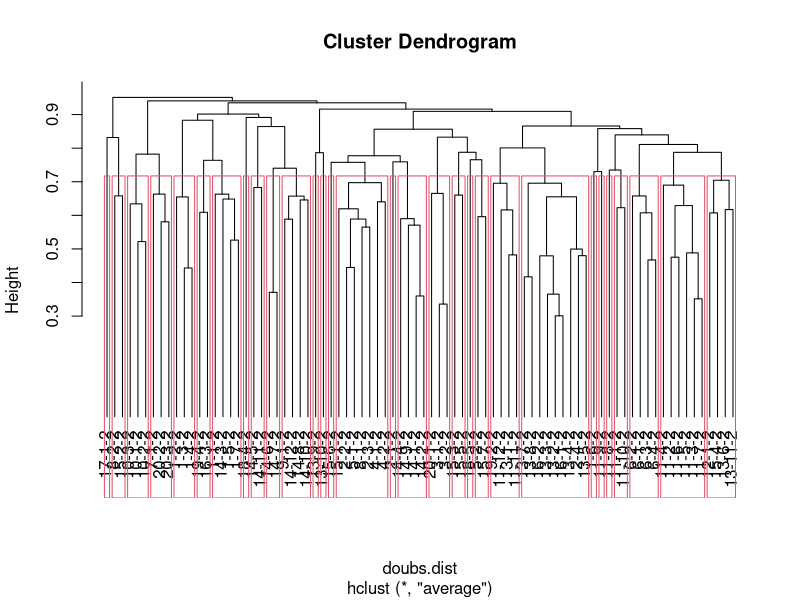
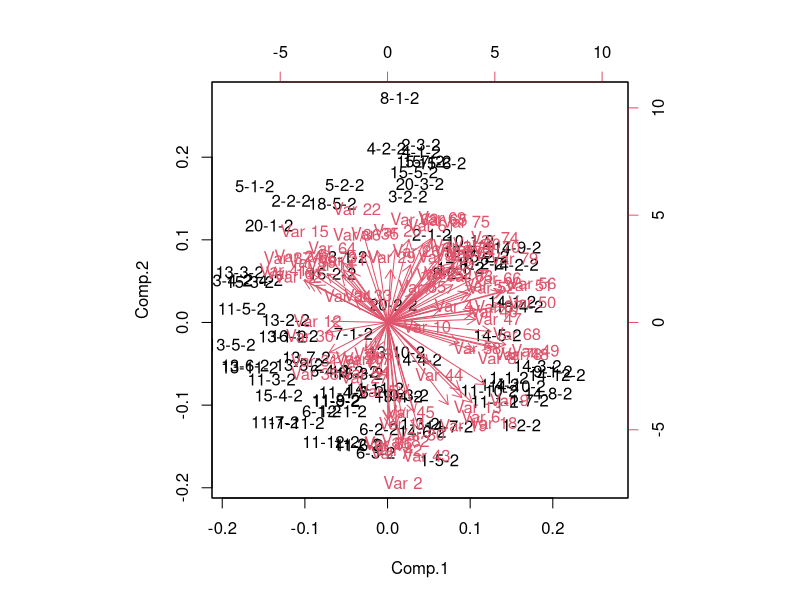
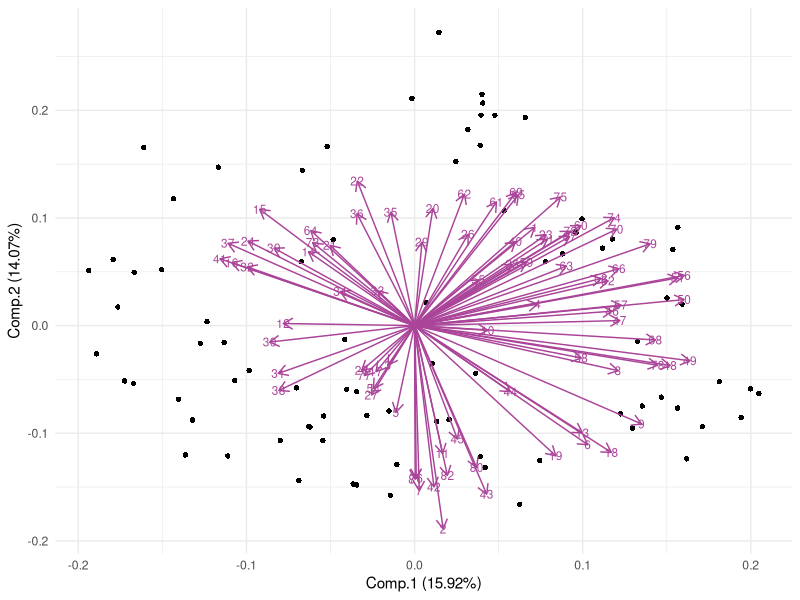
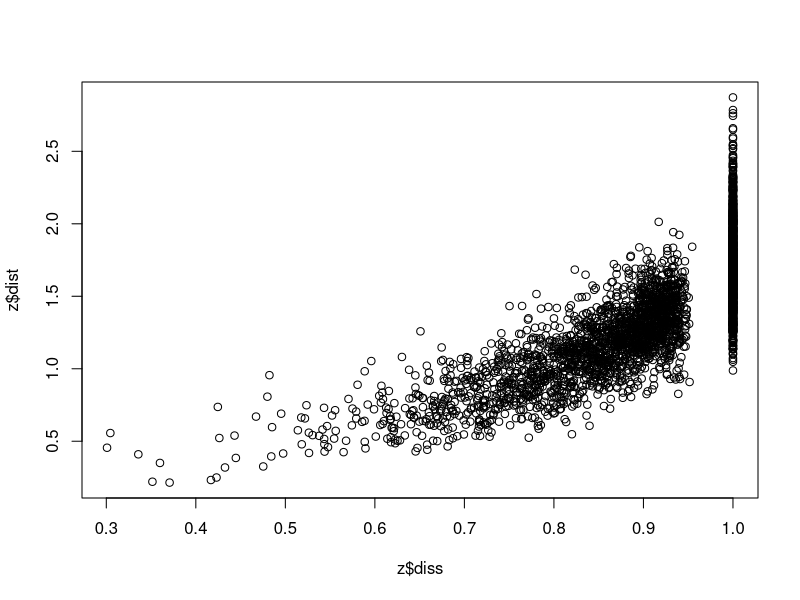
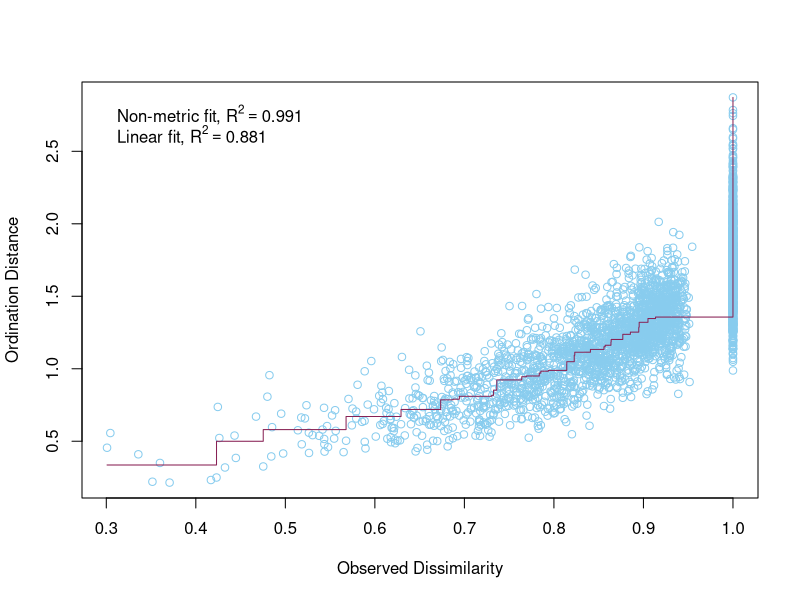
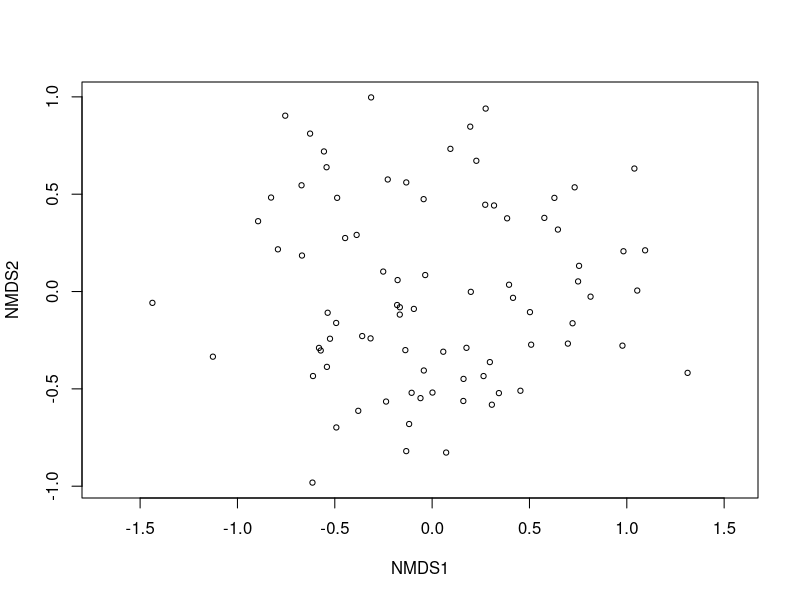
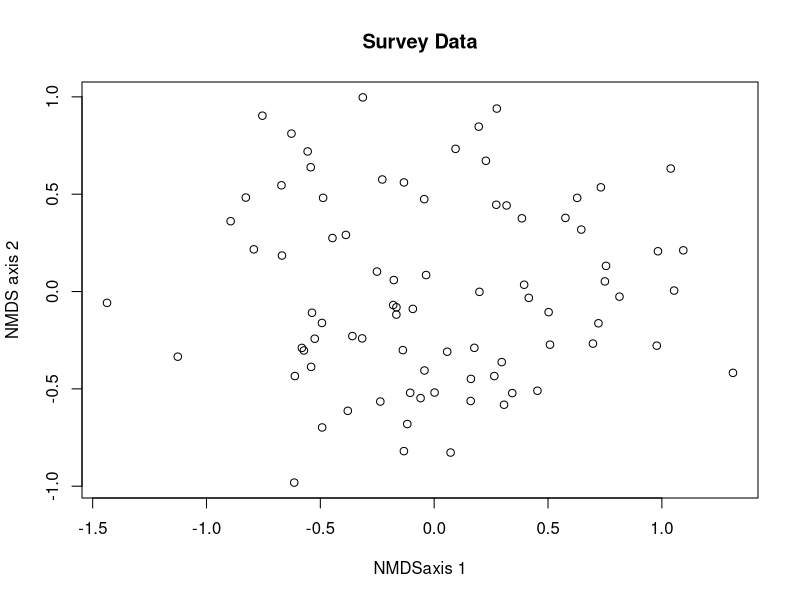
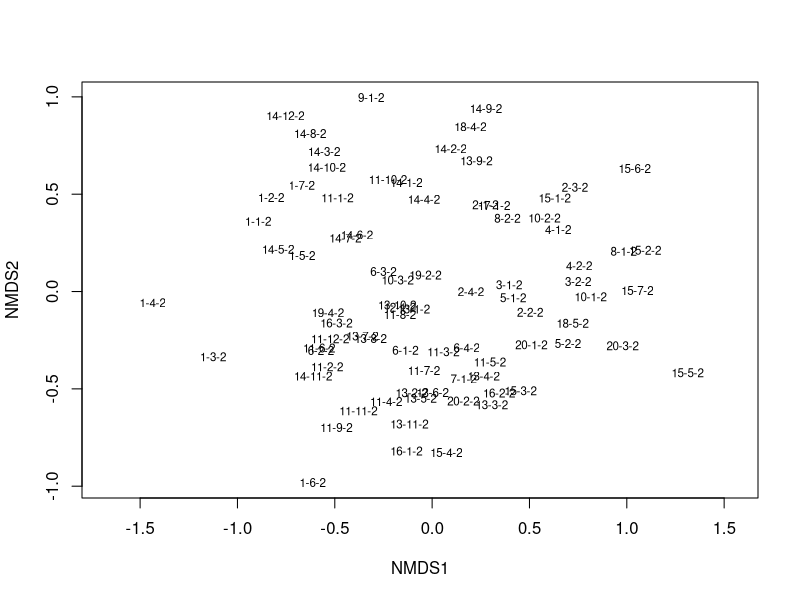

Reproduce these figures in R, in order. (Note: this script raises an error after producing the figures.)
#### GLM ####

# Before anything else, verify that your environment is totally clear.
# This is important, because old objects can foul up the works
# Clean up the working environment
rm(list = ls())

# Verify working directory, should be ~/Documents/Analyses/lastname_first
getwd()

# Load tidyverse
library("tidyverse")
# Check for updates
tidyverse_update()


#### Cleaning up the data ####

library(dplyr)

#library(readr)
#SurveyData <- read_csv("SurveyData_Clean.csv")

library(readr)
SurveyData <- read_csv("SurveyData_Clean_WN_removed.csv")

#library(readr)
#PlotData <- read_csv("PlotData_Clean.csv")

library(readr)
PlotData <- read_csv("PlotData_Clean_WN_removed.csv")

# The species that were entered as percent-cover need to be accounted for
# Given that the number of plants will vary greatly, but cover plants were all
# in Tier_1, for each percent cover plant I will give a value of 

# The plot needs to be numeric, so I need to change the Plot names to unique
# numeric variables, site needs to be given a number value as does W_N

# This code gives the combined plot names a simple, unique, numeric ID, but I 
# would like clearer ID's so I will use another method
# SurveyData_Combined$Plot <- as.numeric(as.factor(SurveyData_Combined$Plot))

# Assigning the Site a unique numeric value
SurveyData$Site <- as.numeric(as.factor(SurveyData$Site))
# Assigning W and N unique numeric values (weed is now 2, native is now 1)
SurveyData$W_N <- as.numeric(as.factor(SurveyData$W_N))

# Now combine this into unique numerical plot names
library(tidyr)
SurveyData_Combined <- SurveyData %>%
  unite(Plot, Site, Plot, sep = "-")

# Unite Plot and Weed vs Native columns so that now the plot id is all in one
# column that includes the site, plot number, and whether it is weed or native
library(tidyr)
SurveyData_Combined <- SurveyData_Combined %>%
  unite(Plot, Plot, W_N, sep = "-")



# Repeat for plot data
# Assigning the Site a unique numeric value
PlotData$Site <- as.numeric(as.factor(PlotData$Site))
# Assigning W and N unique numeric values (weed is now 2, native is now 1)
PlotData$Weed_Native <- as.numeric(as.factor(PlotData$Weed_Native))

# Now combine this into unique numerical plot names
library(tidyr)
PlotData_Combined <- PlotData %>%
  unite(Plot, Site, Plot, sep = "-")

# Unite Plot and Weed vs Native columns so that now the plot id is all in one
# column that includes the site, plot number, and whether it is weed or native
library(tidyr)
PlotData_Combined <- PlotData_Combined %>%
  unite(Plot, Plot, Weed_Native, sep = "-")

# Filter down to only native species
# Remove native species plots
# Remove rows where Group is not one of the three weeds
PlotData_Weeds <- PlotData_Combined %>% 
  filter(CentralSpecies %in% c("Solanum mauritianum", "Ligustrum lucidum", "Paraserianthes lophantha"))

# Now I need to only include the environmental variables that I want to include
# for the GLM

PlotData_Weeds <- PlotData_Weeds %>%
  select(-Date, -CanopyCover_App, -Waypoint, -East_Coordinates, -South_Coordinates, -CoverVascular,
         -CoverNonVascular, -CoverLitter, -CoverBareSoil, -CoverDebris, -CoverGrass,
         -Topography, -ParentMaterial, -Notes)

# Need to simplify the column names 
colnames(PlotData_Weeds)[3:10] <- c("Height", "DBH",
                                  "Slope", "Canopy",
                                  "Erosion", "Disturbance",
                                  "Pests", "Litter") ## Renaming the columns

# Back to the survey data setting up for nMDS

# Need to transform the data square root was given as a good transformation, so I will do that
SurveyData_Combined$Tier_1_sqrt <- sqrt(SurveyData_Combined$Tier_1)

# Remove rows where Group is "Native"
SurveyData_Combined_Weeds <- SurveyData_Combined %>% 
  filter(CentralSpecies != "Native")

# This code gives 0 values when species are not present in a plot
Survey_wide <- SurveyData_Combined_Weeds %>%
  pivot_wider(names_from = ScientificName, 
              values_from = Tier_1_sqrt, 
              id_cols = Plot) %>%
  mutate_all(~ replace(., is.na(.), 0))

# instead of being a tibble, I wanted to convert it back to a data frame
Survey_wide = as.data.frame(Survey_wide)

library(dplyr)
Env_Species <- left_join(Survey_wide, PlotData_Weeds, by = "Plot")  # Preserves all rows from df1




# Needs to remove the first column of numbers as row names and make the Scientific 
# names of species into the row names
row.names(Survey_wide) <- Survey_wide$Plot 
# Remove the first column from the data frame 
Survey_wide <- Survey_wide[, -1]


# Back to the Survey data
#Quick checks for empty rows or columns...
rowSums(Survey_wide)
colSums(Survey_wide)

# These are the columns that need to be removed using the data with the extra 
# woolly nightshades removed
Survey_wide<-Survey_wide[,-115] # this gets rid of the the column where there is a zero
Survey_wide<-Survey_wide[,-40] # this gets rid of the the column where there is a zero
Survey_wide<-Survey_wide[,-39] # this gets rid of the the column where there is a zero

### NMDS ####

library(vegan)

doubs.dist<-vegdist(Survey_wide)
doubs.dist

# Check for Na, NaN,Inf values
any(is.na(doubs.dist))
any(is.infinite(doubs.dist))


#Classification
Survey_wide<-hclust(doubs.dist,method='average')
plot(Survey_wide,hang=-1) #The hang=-1 tidies it up so all the end nodes finish at the same level
grp<-cutree(Survey_wide,k=30) #K=4 is saying to identify the dominant 4 groups.
grp
rect.hclust(Survey_wide, k=30)


#Conduct a PCA on continuous data, commonly used for environmental 
#variable reduction. Say we want to combine variables that are similar in 
#for SEM we may use PCA

# linkage - once you have the two most similar sites together, how do you think about the similarity to the other sites. Best method is UPPGMA (an average weighed method)

# Now doing a PCA on the data
# Can do PCA on vegan or just the base programme of R, they just use different commands 
# (see powerpoint handout for more info)

doubs.pca<-princomp(doubs.dist,cor=TRUE)
summary(doubs.pca) 
biplot(doubs.pca)

# Create PCA biplot with sites as points

# Load necessary libraries
library(ggplot2)
library(ggfortify)

autoplot(
  doubs.pca,
  data = doubs.dist,
  loadings = TRUE,             # Display loadings vectors
  loadings.label = TRUE,       # Display loadings labels
  loadings.colour = '#AA4499',     # Loadings vector color
  loadings.label.size = 3,     # Loadings label size
  loadings.label.colour = "#AA4499", # Loadings label color
  shape = 16) +                   # Use points for sites
  theme_minimal()              # Apply a minimal theme



#Moving on now to MDS
#DO MDS with vegan package
z <- metaMDS(comm = doubs.dist,
             autotransform = FALSE,
             distance = "bray",
             engine = "monoMDS",
             k = 5,
             weakties = TRUE,
             model = "global",
             maxit = 300,
             try = 40,
             trymax = 50)

z

# Stress Plot = Sheppard Plot
plot(z$diss, z$dist)

stressplot(object = z,
           p.col = "#88CCEE",
           l.col = "#882255",
           lwd = 1)

#always report the stress for MDS, never report the Rsquared you get from that plot above
plot(z)

plot(z[["points"]][,2]~z[["points"]][,1],main="Survey Data", xlab="NMDSaxis 1" , ylab= "NMDS axis 2", cex = 0.5 +as.numeric(Survey_wide$nit))

# Using ggplot2 to make a plot with site names
plot(z, type = "t")

# Looking at the stress/goodness of fit
gof <- goodness(object = z)
plot(z, display = "sites", type = "none")
points(z, display = "sites", cex = 2*gof/mean(gof))


# Make the points into a data frame for ggplot
z$points %>% head()
z.points <- data.frame(z$points)

# I need to make a new data frame that is just the plots and the Central species
# for that plot
# Load the dplyr package
library(dplyr)

# Create a new data frame with unique Plot values
Plot_Species <- SurveyData_Combined_Weeds %>% distinct(Plot, .keep_all = TRUE)

grp <- Plot_Species$CentralSpecies

# Create a data frame of NMDS results with group information
z.points$Group <- Plot_Species$CentralSpecies # Replace with your group column

# Customize plot with ggplot2
nmds_plot <- ggplot(data = z.points, aes(x = MDS1, y = MDS2, shape = Group, color = Group)) +
  geom_point(size = 2) + # Set point size
  scale_shape_manual(values = c(16, 15, 18, 19)) + # Customize shapes
  scale_color_manual(values = c("#EE6677", "#228833", "#44AA99")) + # Customize colors
  theme_minimal() +
  labs(x = "NMDS1", y = "NMDS2") +
  theme_classic()

# Print the plot
print(nmds_plot)

# Customize plot with ggplot2 add ellipses
nmds_plot <- ggplot(data = z.points, aes(x = MDS2, y = MDS4, shape = Group, color = Group)) +
  geom_point(size = 2) + # Set point size
  scale_shape_manual(values = c(16, 15, 17)) + # Customize shapes
  scale_color_manual(values = c("#EE6677", "#228833", "#44AA99")) + # Customize colors
  stat_ellipse(aes(group = Group, fill = Group), geom = "polygon", alpha = 0.1) +
  scale_fill_manual(values = c("#EE6677",  "#228833", "#44AA99")) +
  theme_minimal() +
  labs(x = "NMDS2", y = "NMDS4") +
  theme_classic()

# Print the plot
print(nmds_plot)


# Look with centroids
group_centroids <- data.frame(
  Location = c("Solanum mauritianum", "Ligustrum lucidum", "Paraserianthes lophantha"),
  Centroid_X = c(mean(z.points$MDS1[z.points$Group == "Solanum mauritianum"]),
                 mean(z.points$MDS1[z.points$Group == "Ligustrum lucidum"]),
                 mean(z.points$MDS1[z.points$Group == "Paraserianthes lophantha"])),
  Centroid_Y = c(mean(z.points$MDS2[z.points$Group == "Solanum mauritianum"]),
                 mean(z.points$MDS2[z.points$Group == "Ligustrum lucidum"]),
                 mean(z.points$MDS2[z.points$Group == "Paraserianthes lophantha"])),
  Centroid_Z = c(mean(z.points$MDS3[z.points$Group == "Solanum mauritianum"]),
                 mean(z.points$MDS3[z.points$Group == "Ligustrum lucidum"]),
                 mean(z.points$MDS3[z.points$Group == "Paraserianthes lophantha"])),
  Centroid_A = c(mean(z.points$MDS4[z.points$Group == "Solanum mauritianum"]),
                 mean(z.points$MDS4[z.points$Group == "Ligustrum lucidum"]),
                 mean(z.points$MDS4[z.points$Group == "Paraserianthes lophantha"])),
  Centroid_B = c(mean(z.points$MDS5[z.points$Group == "Solanum mauritianum"]),
                 mean(z.points$MDS5[z.points$Group == "Ligustrum lucidum"]),
                 mean(z.points$MDS5[z.points$Group == "Paraserianthes lophantha"]))
)

# Sort z.points.weeds to match group-centroids order
# Define the custom order for the 'group' column
z.points$Group <- factor(z.points$Group, levels = c('Solanum mauritianum', 'Ligustrum lucidum', 'Paraserianthes lophantha'))

# Sort the data frame based on the custom order
z.points <- z.points[order(z.points$Group), ]


plot_data<-data.frame(
  Location = z.points$Group,
  MDS1=z.points$MDS1,
  MDS2=z.points$MDS2,
  MDS3=z.points$MDS3,
  MDS4=z.points$MDS4,
  MDS5=z.points$MDS5,
  xend=c(rep( group_centroids[1,2],27),rep(group_centroids[2,2],28), rep(group_centroids[3,2],27)),
  yend=c(rep( group_centroids[1,3],27),rep(group_centroids[2,3],28), rep(group_centroids[3,3],27)),
  zend=c(rep( group_centroids[1,4],27),rep(group_centroids[2,4],28), rep(group_centroids[3,4],27)),
  Aend=c(rep( group_centroids[1,5],27),rep(group_centroids[2,5],28), rep(group_centroids[3,5],27)),
  Bend=c(rep(group_centroids[1,6],27),rep( group_centroids[2,6],28), rep(group_centroids[3,6],27)))

# ggplot with centroids
ggplot(plot_data, aes(x = MDS2, y = MDS4, shape = Location, color = Location)) +
  geom_point(size=2) +
  scale_color_manual(values = c("#EE6677", "#228833", "#44AA99")) + 
  scale_shape_manual(values = c(16, 15, 17)) + 
  stat_ellipse(aes(group = Location, fill = Location), geom = "polygon", alpha = 0.1) +
  scale_fill_manual(values = c("#EE6677",  "#228833", "#44AA99")) +
  geom_point(data = group_centroids, aes(x = Centroid_Y, y = Centroid_B, shape = Location, color = Location)) +
  geom_segment(data = plot_data, aes(x = MDS2, y = MDS4, 
                                     xend = yend, yend = Aend, color = Location), alpha = 0.5)+
  
  theme_classic()

# I need to make a data frame that contains the environmental factors with the survey data
# That means I need Plot_species with PlotData_Weeds

Survey_wscores <- cbind(z.points, Env_Species) ## This combines the dataset with the coordinates
en = envfit(z, PlotData_Weeds, permutations = 9999, na.rm = TRUE) ## This creates the arrows
en_coord_cont = as.data.frame(scores(en, "vectors")) * ordiArrowMul(en) * 0.5 ##Adjust the last number to change the length of the arrows
en_coord_cat = as.data.frame(scores(en, "factors")) * ordiArrowMul(en) * 0.5 ##Adjust the last number to change the length of the arrows



# ggplot with coordinates
ggplot(Survey_wscores, aes(x = MDS1, y = MDS2)) +
  geom_point(data = Survey_wscores, aes(x = MDS1, y = MDS2, shape = Group, color = Group)) +
#  geom_text(data = Survey_wscores, aes(x = NMDS1, y = NMDS2, label = Species), colour = "red")+
  scale_color_manual(values = c("#EE6677", "#228833", "#44AA99")) + 
  scale_shape_manual(values = c(16, 15, 17)) + 
  stat_ellipse(aes(group = Group, fill = Group), geom = "polygon", alpha = 0.25) +
  scale_fill_manual(values = c("#EE6677",  "#228833", "#44AA99")) +
  geom_segment(aes(x = 0, y = 0, xend = NMDS1, yend = NMDS2), 
               data = en_coord_cont, size = 1, alpha = 0.5, colour = "black") +
  geom_text(data = en_coord_cont, aes(x = NMDS1, y = NMDS2), colour = "black", 
            label = row.names(en_coord_cont)) +
  theme_classic() +
#  labs_pubr() +
  labs(x = "MDS axis 1", y = "MDS axis 2")

# Change the species names to remove the space

library(dplyr)
Env_Species <- Env_Species %>%
  mutate(CentralSpecies = ifelse(CentralSpecies == "Solanum mauritianum", "Solanum_mauritianum", CentralSpecies))

# GLM results time
library(MASS) ## do to the GLM
Solmau_GLM <- glm.nb(Solanum_mauritanum ~ Height + DBH +
                     Slope + Canopy +
                     Erosion + Disturbance +
                     Pests + Litter,
                     data = Env_Species) ## this is a negative binominal generalised linear model as we are using count data and the data is quite widely dispersed
summary(Solmau_GLM)
